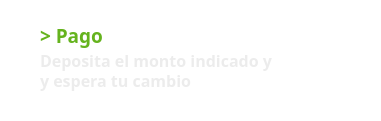
    <widget class="QGroupBox" name="groupBox_118">
     <property name="geometry">
      <rect>
       <x>40</x>
       <y>200</y>
       <width>381</width>
       <height>121</height>
      </rect>
     </property>
     <property name="styleSheet">
      <string notr="true">background-color: rgba(0, 0, 0, 0%);
border-radius:20%;</string>
     </property>
     <property name="title">
      <string/>
     </property>
     <widget class="QLabel" name="hs_30">
      <property name="geometry">
       <rect>
        <x>40</x>
        <y>50</y>
        <width>331</width>
        <height>21</height>
       </rect>
      </property>
      <property name="font">
       <font>
        <family>Droid Sans</family>
        <pointsize>12</pointsize>
        <weight>75</weight>
        <italic>false</italic>
        <bold>true</bold>
       </font>
      </property>
      <property name="styleSheet">
       <string notr="true">background-color:transparent;
color:rgb(236, 236, 236);
</string>
      </property>
      <property name="text">
       <string>Deposita el monto indicado y </string>
      </property>
     </widget>
     <widget class="QLabel" name="hs_34">
      <property name="geometry">
       <rect>
        <x>40</x>
        <y>70</y>
        <width>331</width>
        <height>21</height>
       </rect>
      </property>
      <property name="font">
       <font>
        <family>Droid Sans</family>
        <pointsize>12</pointsize>
        <weight>75</weight>
        <italic>false</italic>
        <bold>true</bold>
       </font>
      </property>
      <property name="styleSheet">
       <string notr="true">background-color:transparent;
color:rgb(236, 236, 236);
</string>
      </property>
      <property name="text">
       <string>y espera tu cambio</string>
      </property>
     </widget>
     <widget class="QLabel" name="hs_20">
      <property name="geometry">
       <rect>
        <x>40</x>
        <y>20</y>
        <width>71</width>
        <height>31</height>
       </rect>
      </property>
      <property name="font">
       <font>
        <family>Droid Sans</family>
        <pointsize>14</pointsize>
        <weight>75</weight>
        <italic>false</italic>
        <bold>true</bold>
       </font>
      </property>
      <property name="styleSheet">
       <string notr="true">background-color:transparent;
color:rgb(101, 179, 30)</string>
      </property>
      <property name="text">
       <string>&gt; Pago</string>
      </property>
     </widget>
    </widget>
